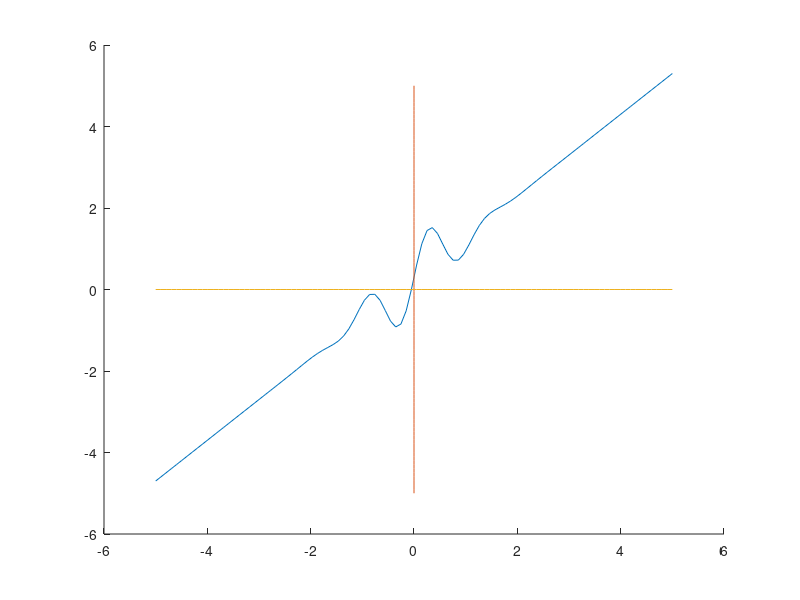

Source code (MATLAB):
%% 1

N = 250000;

uni = ones(N, 1);
A = spdiags(uni*[4, -1 -1 -1 -1], [0, -500, -1 1 500], N, N);

x = A\uni;
x(561)

%% 2

clc
clear
close all


f = @(x) exp(-x.^2);

a = -1;
b = 1;

N = 120;

h = (b-a)/N;
x = a:h:b;

simp = h/6 * (f(x(1)) + 2 * sum(f(x(2:end-1))) + 4 * sum(f(x(1:end-1) + h/2)) + f(x(end))     )

%% 3

clc
clear
close all


x = 0:8;
y = [4.9 4.3 7.1 3.4 2.9 2.1 3.5 7.3 2.3];

sp = spline(x, [-0.5 y -2], 2.5)



%% 4
clc
clear
close all

nodi = 21;


a = 0;
b = 2*pi;

% due modi per trovare le x
% h = (1+1)/(nodi-1)
% x = (a+b)/2 + (b-a)/2 * (-1:h:1)
x = linspace(a,b,nodi);

f = @(x) x+sin(x).*cos(x)+0.4.*(1-sin(x).^2);

y = f(x)';
A = [ones(nodi, 1), x', cos(x)', sin(x)'];

AT = A';

% equivalenti su matlab, su carta bisogna fare la prima
(AT*A)\(AT*y)

A\y


%% 5

clc
clear
close all

f = @(x) exp(-x.^2).*sin(5.*x) + 0.3 + x;

x = linspace(-5, 5)

figure
hold on
plot(x, f(x))
plot(zeros(100,1), x)
plot(x, zeros(100,1))
% la radice è negativa

x = -1;
df = @(x) exp(-x.^2).*sin(5.*x)*(-2*x) + exp(-x.^2).*cos(5.*x)*5+1;
for k = 1:20
    x = x - f(x)/df(x);
    if abs(f(x)) < 10^-6
        k
        break
    end
end


%% 6
clc
clear
close all

f = @(t,y) [sin(y(2)); -cos(t*y(1))]

[t,y] = ode45(f,[0,2],[1; 1])











